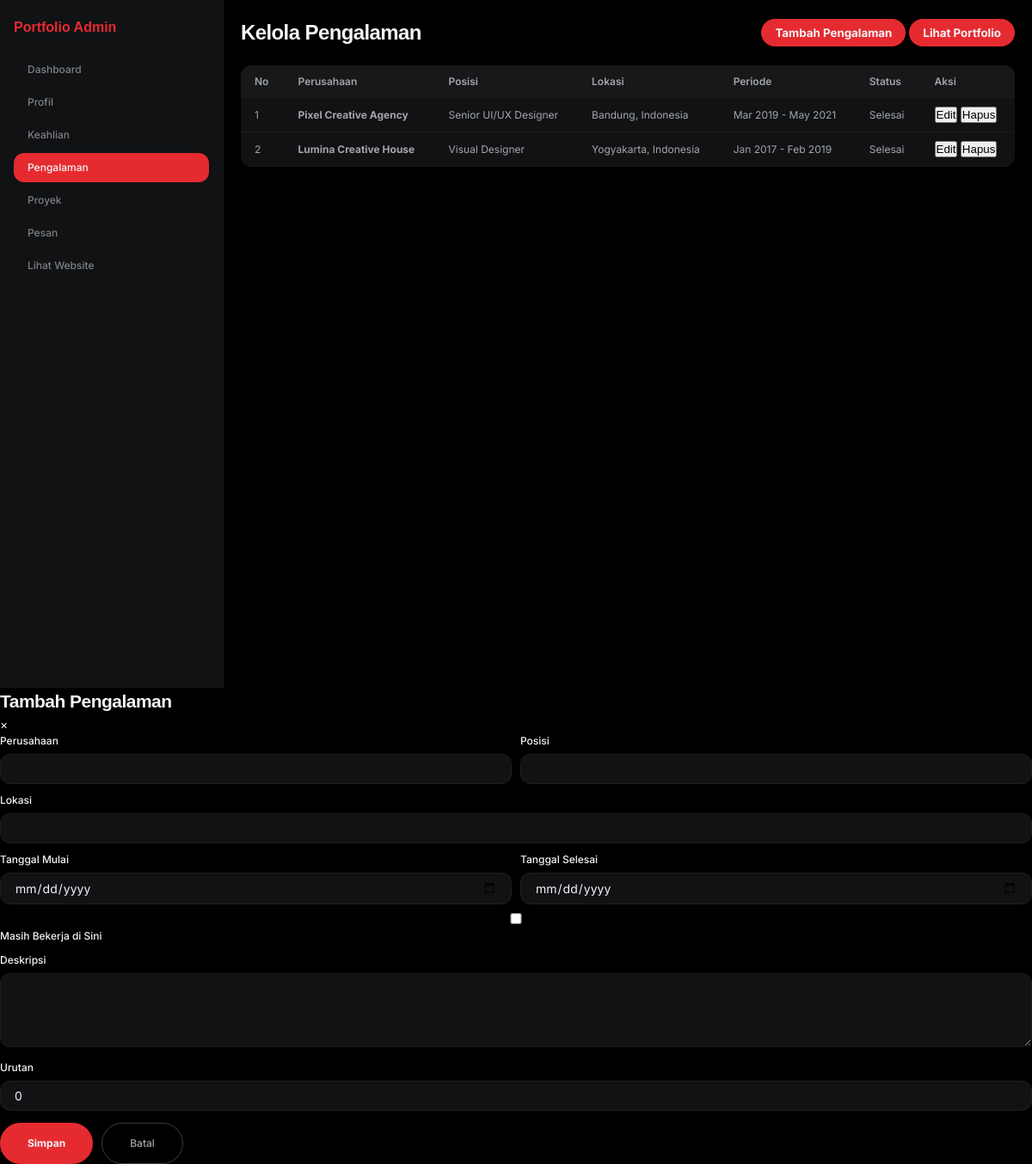
The app's page /admin/experiences (signed in) with its own data.
### models.py (models this page shows)
class Experience(db.Model):
    __tablename__ = 'experiences'
    id = db.Column(db.Integer, primary_key=True)
    company = db.Column(db.String(100), nullable=False)
    position = db.Column(db.String(100), nullable=False)
    location = db.Column(db.String(100))
    start_date = db.Column(db.Date)
    end_date = db.Column(db.Date)
    is_current = db.Column(db.Boolean, default=False)
    description = db.Column(db.Text)
    order = db.Column(db.Integer, default=0)
    created_at = db.Column(db.DateTime, default=datetime.utcnow)

### routes/admin_routes.py (the view)
@bp.route('/experiences')
@login_required
def list_experiences():
    experiences = Experience.query.order_by(Experience.order).all()
    return render_template('admin/experiences.html', experiences=experiences)

### routes/admin_routes.py (called while the page is built)
def login_required(f):
    @wraps(f)
    def decorated_function(*args, **kwargs):
        if not session.get('logged_in'):
            return redirect(url_for('login'))
        return f(*args, **kwargs)
    return decorated_function

### templates/admin/experiences.html (shortened to what this page needs)
<!DOCTYPE html>
<html lang="id">
<head>
    <link rel="stylesheet" href="{{ url_for('static', filename='css/style.css') }}">
</head>
<body>
    <div class="admin-container">
        <aside class="admin-sidebar">
            <div class="sidebar-brand">Portfolio Admin</div>
            <nav class="sidebar-nav">
                <a href="/admin">Dashboard</a>
                <a href="/admin/profile">Profil</a>
                <a href="/admin/skills">Keahlian</a>
                <a href="/admin/experiences" class="active">Pengalaman</a>
                <a href="/admin/projects">Proyek</a>
                <a href="/admin/contacts">Pesan</a>
                <a href="/">Lihat Website</a>
            </nav>
        </aside>
        <main class="admin-main">
            <header class="admin-header">
                <h1>Kelola Pengalaman</h1>
                <div class="admin-actions">
                    <button onclick="openAddModal()">Tambah Pengalaman</button>
                    <button onclick="window.location.href='/'">Lihat Portfolio</button>
                </div>
            </header>
            <div class="admin-card">
                <table class="admin-table">
                    <thead>
                        <tr>
                            <th>No</th>
                            <th>Perusahaan</th>
                            <th>Posisi</th>
                            <th>Lokasi</th>
                            <th>Periode</th>
                            <th>Status</th>
                            <th>Aksi</th>
                        </tr>
                    </thead>
                    <tbody>
                        {% for exp in experiences %}
                        <tr>
                            <td>{{ loop.index }}</td>
                            <td><strong>{{ exp.company }}</strong></td>
                            <td>{{ exp.position }}</td>
                            <td>{{ exp.location or '-' }}</td>
                            <td>
                                {{ exp.start_date.strftime('%b %Y') if exp.start_date else '-' }} -
                                {% if exp.is_current %}Sekarang{% else %}{{ exp.end_date.strftime('%b %Y') if exp.end_date else '-' }}{% endif %}
                            </td>
                            <td>
                                {% if exp.is_current %}
                                <span class="badge badge-success">Aktif</span>
                                {% else %}
                                <span class="badge badge-secondary">Selesai</span>
                                {% endif %}
                            </td>
                            <td>
                                <button class="btn-edit" onclick="editExperience({{ exp.id }})">Edit</button>
                                <button class="btn-delete" onclick="deleteExperience({{ exp.id }})">Hapus</button>
                            </td>
                        </tr>
                        {% endfor %}
                    </tbody>
                </table>
            </div>
        </main>
    </div>
    <div id="experienceModal" class="modal">
        <div class="modal-content">
            <div class="modal-header">
                <h2 id="modalTitle">Tambah Pengalaman</h2>
                <span class="modal-close" onclick="closeModal()">&times;</span>
            </div>
            <form id="experienceForm" class="admin-form">
                <div class="form-row">
                    <div class="form-group">
                        <label for="expCompany">Perusahaan</label>
                        <input type="text" id="expCompany" required>
                    </div>
                    <div class="form-group">
                        <label for="expPosition">Posisi</label>
                        <input type="text" id="expPosition" required>
                    </div>
                </div>
                <div class="form-group">
                    <label for="expLocation">Lokasi</label>
                    <input type="text" id="expLocation">
                </div>
                <div class="form-row">
                    <div class="form-group">
                        <label for="expStartDate">Tanggal Mulai</label>
                        <input type="date" id="expStartDate" required>
                    </div>
                    <div class="form-group">
                        <label for="expEndDate">Tanggal Selesai</label>
                        <input type="date" id="expEndDate">
                    </div>
                </div>
                <div class="form-group">
                    <label>
                        <input type="checkbox" id="expIsCurrent"> Masih Bekerja di Sini
                    </label>
                </div>
                <div class="form-group">
                    <label for="expDescription">Deskripsi</label>
                    <textarea id="expDescription" rows="4"></textarea>
                </div>
                <div class="form-group">
                    <label for="expOrder">Urutan</label>
                    <input type="number" id="expOrder" min="0" value="0">
                </div>
                <div class="form-actions">
                    <button type="submit" class="btn-primary">Simpan</button>
                    <button type="button" class="btn-secondary" onclick="closeModal()">Batal</button>
                </div>
            </form>
        </div>
    </div>
</body>
</html>

### records on screen
Experience: company "Pixel Creative Agency", position "Senior UI/UX Designer", location "Bandung, Indonesia", start_date "Mar 2019", end_date "May 2021", is_current "Selesai"
Experience: company "Lumina Creative House", position "Visual Designer", location "Yogyakarta, Indonesia", start_date "Jan 2017", end_date "Feb 2019", is_current "Selesai"
